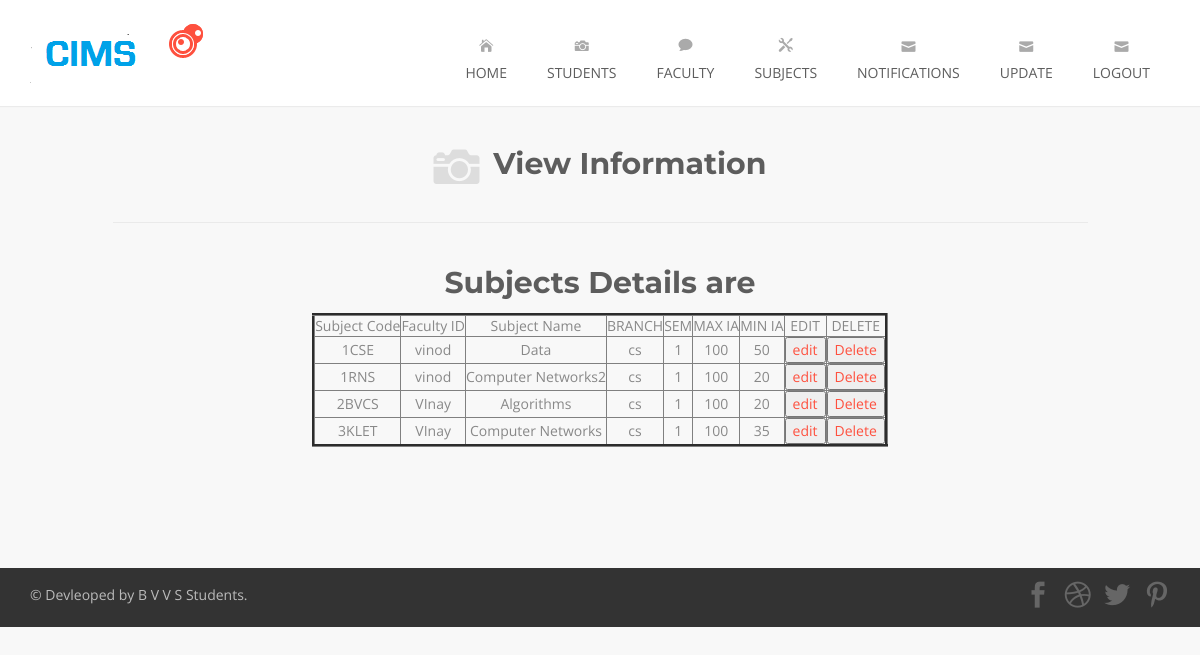
Page /viewsubjects.php on the committed database.
### tables this page shows
CREATE TABLE IF NOT EXISTS `subjects` (
  `scode` varchar(25) NOT NULL,
  `fid` int(25) NOT NULL,
  `sname` varchar(25) NOT NULL,
  `branch` varchar(50) NOT NULL,
  `sem` int(11) NOT NULL,
  `max_ia` int(11) NOT NULL,
  `min_ia` int(11) NOT NULL,
  PRIMARY KEY (`scode`)
);

CREATE TABLE IF NOT EXISTS `faculty` (
  `fid` int(25) NOT NULL AUTO_INCREMENT,
  `fname` varchar(25) NOT NULL,
  `email` varchar(100) NOT NULL,
  `pass` varchar(25) NOT NULL,
  `desgn` varchar(50) NOT NULL,
  PRIMARY KEY (`fid`),
  KEY `fname` (`fname`)
);

### viewsubjects.php (the view, shortened to what this page needs)
	<!DOCTYPE html>
<html lang="en">
             		<body>
						<?php
if (isset($_SESSION['users']['username']) )
{
include 'facultyheader.php';
}
else
{
include 'header.php';
}
?>
						<div class="page-title-container">
            <div class="container">
                <div class="row">
                  <div class="col-sm-10 col-sm-offset-1 page-title wow fadeIn">
                        <span aria-hidden="true" class="icon_camera"></span>
                      <h1>View Information</h1>
                    </div>
                </div>
            </div>
        </div>
						<div class="portfolio-container">
	        <div class="container">
 <h1 align="center">Subjects Details are</h1>
						<table align="center" border="3">
						<tr>
						<td>Subject Code</td>
						<td>Faculty ID</td>
						<td>Subject Name</td>
						<td>BRANCH</td>
						<td>SEM</td>
						<td>MAX IA</td>
						<td>MIN IA</td>
						<td>EDIT</td>
						<td>DELETE</td>
						</tr>
						<?php
					$q2="select * from subjects";
		   			 $r2 = mysql_query($q2);
					while($rs=mysql_fetch_array($r2)){
						$fid=$rs[1];
						echo "<tr>";
					    echo "<td>".$rs[0]."</td>";
					$q3="select * from faculty where fid=$fid";
		   			 $r3 = mysql_query($q3);
					while($rs1=mysql_fetch_array($r3)){
					    $fname=$rs1[1];
					}
						echo "<td>".$fname."</td>";
						echo "<td>".$rs[2]."</td>";
						echo "<td>".$rs[3]."</td>";
						echo "<td>".$rs[4]."</td>";
						echo "<td>".$rs[5]."</td>";
						echo "<td>".$rs[6]."</td>";
						echo "<td><a href='editsubjects.php?scode=$rs[0]'><input type=button value=edit></a></td>";
						echo "<td><a href='deletesubjects.php?scode=$rs[0]'><input type=button value=Delete></a></td>";
						echo "</tr>";
					}
				    ?>
						</table>
						</div>
</div>
<?php
include 'footer.php';
						?>
    </body>
</html>

### header.php (shortened to what this page needs)
<!DOCTYPE html>
<html lang="en">
    <head>
        <link rel="stylesheet" href="assets/bootstrap/css/bootstrap.min.css">
        <link rel="stylesheet" href="assets/elegant-font/code/style.css">
        <link rel="stylesheet" href="assets/css/animate.css">
        <link rel="stylesheet" href="assets/css/magnific-popup.css">
        <link rel="stylesheet" href="assets/flexslider/flexslider.css">
        <link rel="stylesheet" href="assets/css/form-elements.css">
        <link rel="stylesheet" href="assets/css/style.css">
        <link rel="stylesheet" href="assets/css/media-queries.css">
    </head>
    <body>
		<nav class="navbar" role="navigation">
			<div class="container">
				<div class="navbar-header">
					<a class="navbar-brand" href="index.php">Home</a>
				</div>
				<div class="collapse navbar-collapse" id="top-navbar-1">
					<ul class="nav navbar-nav navbar-right">
						<li >
							<a href="profile.php"><span aria-hidden="true" class="icon_house"></span><br>Home</a>
						</li>
						<li >
							<a href="addstudents.php"><span aria-hidden="true" class="icon_camera"></span><br>Students</a>
						</li>
						<li>
							<a href="addfaculty.php"><span aria-hidden="true" class="icon_comment"></span><br>Faculty</a>
						</li>
						<li>
							<a href="addsubjects.php"><span aria-hidden="true" class="icon_tools"></span><br>Subjects</a>
						</li>
						<li>
							<a href="addnotifications.php"><span aria-hidden="true" class="icon_mail"></span><br>Notifications</a>
						</li>
						<li>
							<a href="modifiyadmin.php"><span aria-hidden="true" class="icon_mail"></span><br>Update</a>
						</li>
						<li>
							<a href="logout.php"><span aria-hidden="true" class="icon_mail"></span><br>Logout</a>
						</li>
					</ul>
								</div>
			</div>
		</nav>

### footer.php (shortened to what this page needs)
 <div class="row">
            	  <div class="col-sm-12 portfolio-masonry"></div>
	            </div>
        <div class="call-to-action-container">
        </div>
<footer>
            <div class="container">
                <div class="row">
                    <div class="col-sm-7 footer-copyright wow fadeIn">
                        <p>&copy; Devleoped by B V V S Students.</p>
                    </div>
                    <div class="col-sm-5 footer-social wow fadeIn">
                        <a href="#"><span class="social_facebook"></span></a>
                        <a href="#"><span class="social_dribbble"></span></a>
                        <a href="#"><span class="social_twitter"></span></a>
                        <a href="#"><span class="social_pinterest"></span></a>
                    </div>
                </div>
            </div>
        </footer>
    </body>
</html>

### assets/css/style.css (style rules this page uses)
body { background: #f8f8f8; text-align: center; font-family: 'Open Sans', sans-serif; color: #888; font-size: 14px; font-weight: 400; }
a { color: #fe503e; text-decoration: none; -o-transition: all .3s; -moz-transition: all .3s; -webkit-transition: all .3s; -ms-transition: all .3s; transition: all .3s; }
h1 { font-family: 'Montserrat', sans-serif; font-size: 30px; color: #5d5d5d; line-height: 40px; font-weight: bold; }
.navbar { z-index: 99; margin-bottom: 0; background: #fff; border: 0; -moz-border-radius: 0; -webkit-border-radius: 0; border-radius: 0; -moz-box-shadow: 0 1px 1px 0 rgba(0, 0, 0, 0.05); -webkit-box-shadow: 0 1px 1px 0 rgba(0, 0, 0, 0.05); box-shadow: 0 1px 1px 0 rgba(0, 0, 0, 0.05); }
ul.navbar-nav { font-size: 14px; color: #888; text-transform: uppercase; }
ul.navbar-nav li a { padding: 23px 20px; background: #fff; border-top: 5px solid #fff; color: #5d5d5d; }
ul.navbar-nav li a span { line-height: 35px; color: #aaa; }
.navbar>.container .navbar-brand { margin-left: 0; }
.navbar-brand { width: 173px; height: 106px; background: url(../img/logo.png) left center no-repeat; text-indent: -99999px; }
footer { margin: 0 auto; padding-bottom: 10px; background: #333; color: #bbb; }
.footer-copyright { margin-top: 15px; line-height: 24px; text-align: left; }
.footer-social { margin-top: 10px; text-align: right; }
.footer-social a { margin: 0 0 0 10px; font-size: 26px; color: #666; }
.page-title-container { margin: 0 auto; padding: 35px 0 0 0; }
.page-title { padding-bottom: 35px; border-bottom: 1px solid #eaeaea; }
.page-title-container h1 { display: inline; margin-left: 10px; text-shadow: 0 1px 0 rgba(255, 255, 255, .7); vertical-align: middle; }
.page-title-container span { font-size: 46px; color: #ddd; vertical-align: middle; }
.call-to-action-container { margin-top: 20px; padding-bottom: 50px; }
.portfolio-container { margin-top: 20px; padding-bottom: 50px; }

### rows in the picture
subjects: scode "1CSE", fid.fname "vinod", sname "Data", branch "cs", sem "1", max_ia "100", min_ia "50"
subjects: scode "1RNS", fid.fname "vinod", sname "Computer Networks2", branch "cs", sem "1", max_ia "100", min_ia "20"
subjects: scode "2BVCS", fid.fname "VInay", sname "Algorithms", branch "cs", sem "1", max_ia "100", min_ia "20"
subjects: scode "3KLET", fid.fname "VInay", sname "Computer Networks", branch "cs", sem "1", max_ia "100", min_ia "35"
